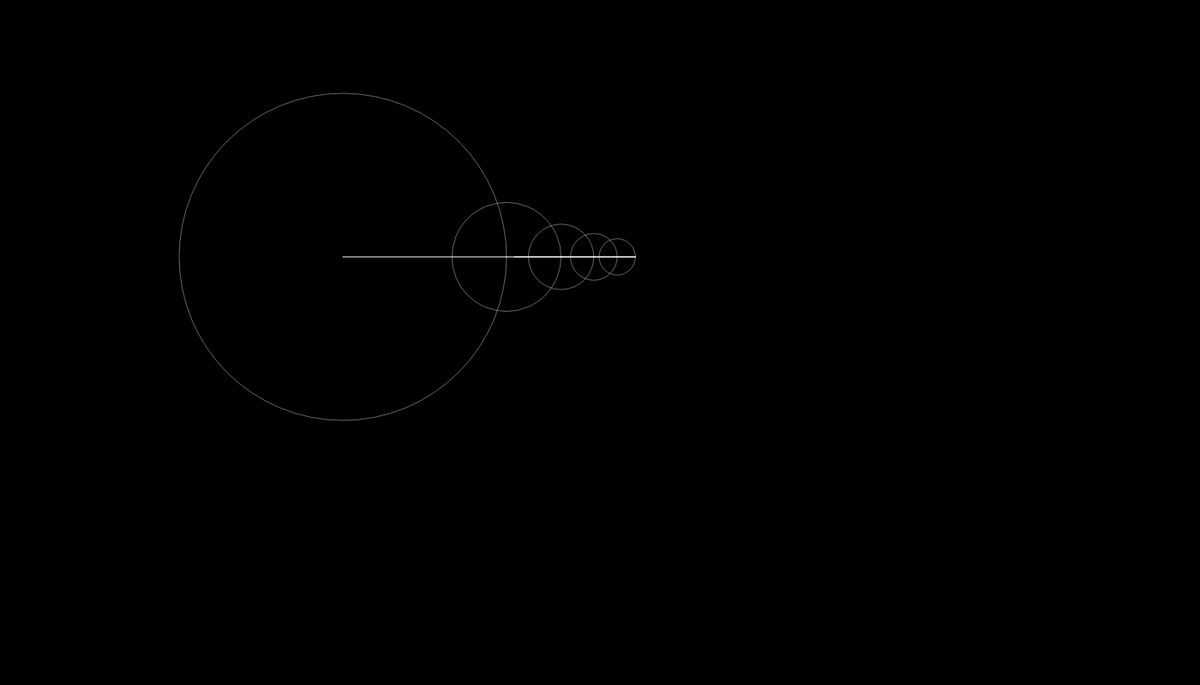
Frame 1 (no input)
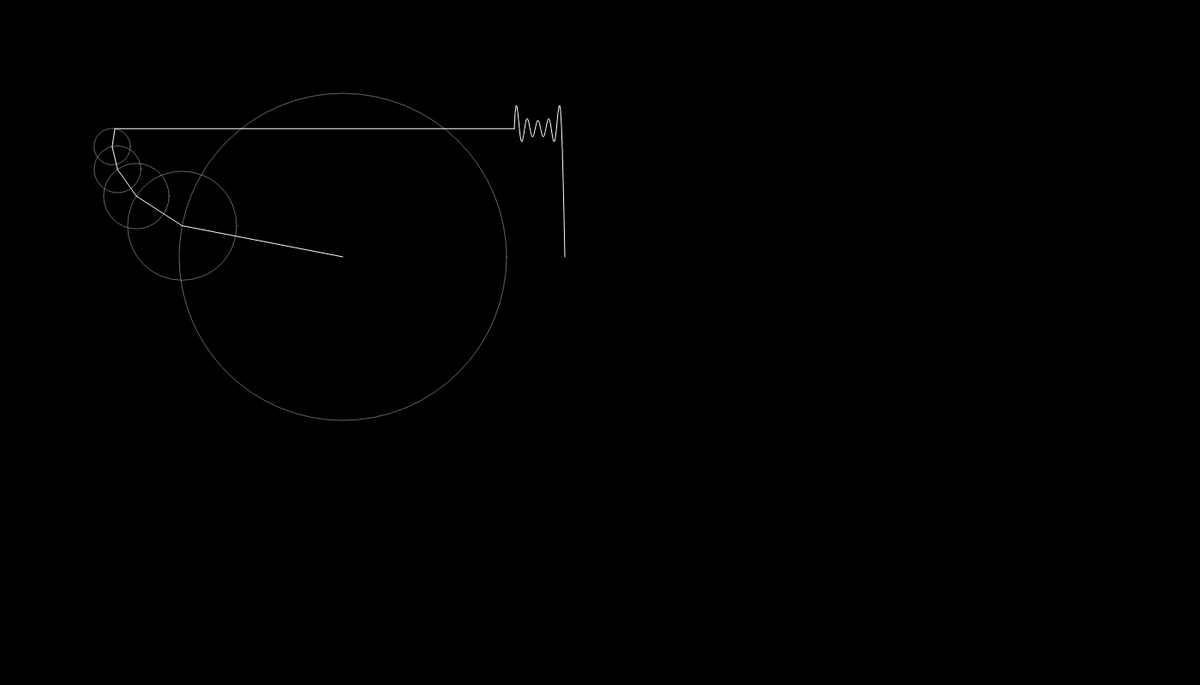
Frame 60 (no input)
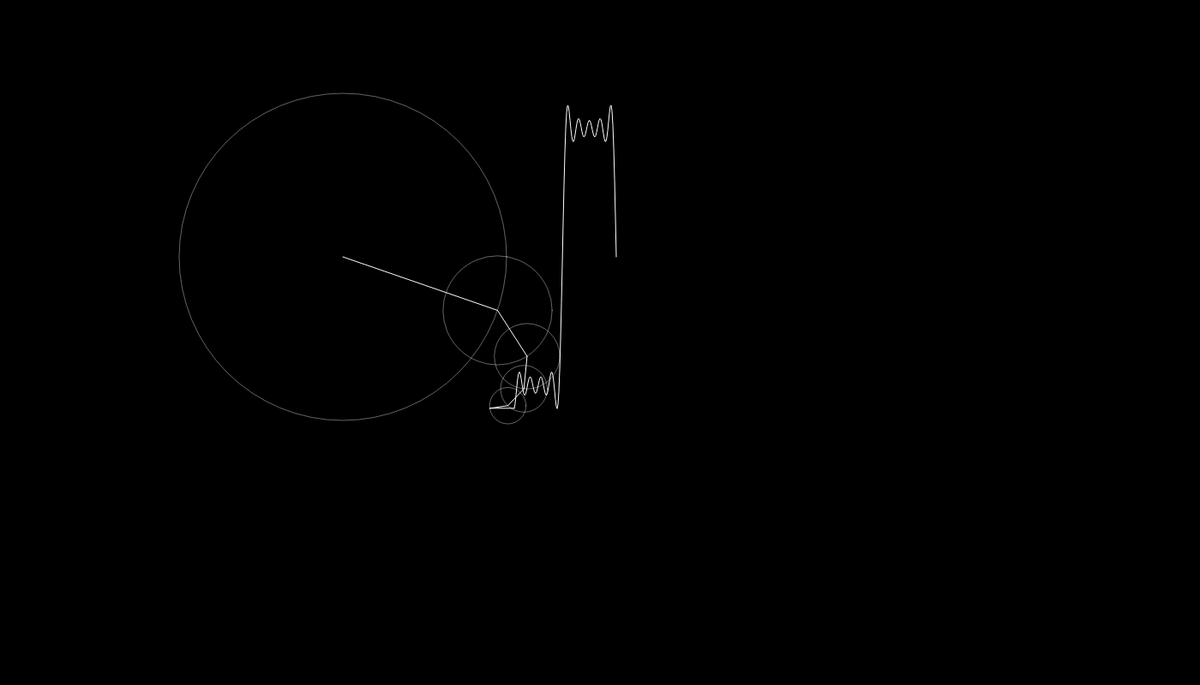
Frame 120 (the mouse pressed at the canvas centre since frame 60)

The p5.js sketch that drew these frames (run headless with seeded random() and noise() and a simulated clock; from frame 60 on, the mouse is pressed at the canvas centre):

// p5.js sketch
// ── sketch.js
let time = 0;
let wave = [];
let path = [];

let slider;

function setup() {
    createCanvas(1400, 800);
    slider = createSlider(1, 100, 5);
}

function draw() {
    background(0);
    translate(400, 300);

    let x = 0;
    let y = 0;

    for (let i = 0; i<slider.value(); i++){
        let prevx = x;
        let prevy = y;

        let n = i * 2 + 1;
        let radius = 150 *   (4 / (n * PI));
        x += radius * cos(n * time);
        y += radius * sin(n * time);

        stroke(255, 100);
        noFill();
        ellipse(prevx, prevy, radius * 2)
            

        //fill(255);
        stroke(255)
        line(prevx, prevy, x, y);
        //ellipse(x, y, 8);

    }
    wave.unshift(y)

    translate(200,0);
    line(x-200,y,0,wave[0]);

    beginShape();
    noFill();
    for (let i = 0; i < wave.length; i++){
        vertex(i, wave[i])
    }
    endShape();

    time -= 0.05;

    if (wave.length > 300) {
        wave.pop();
    }
}
